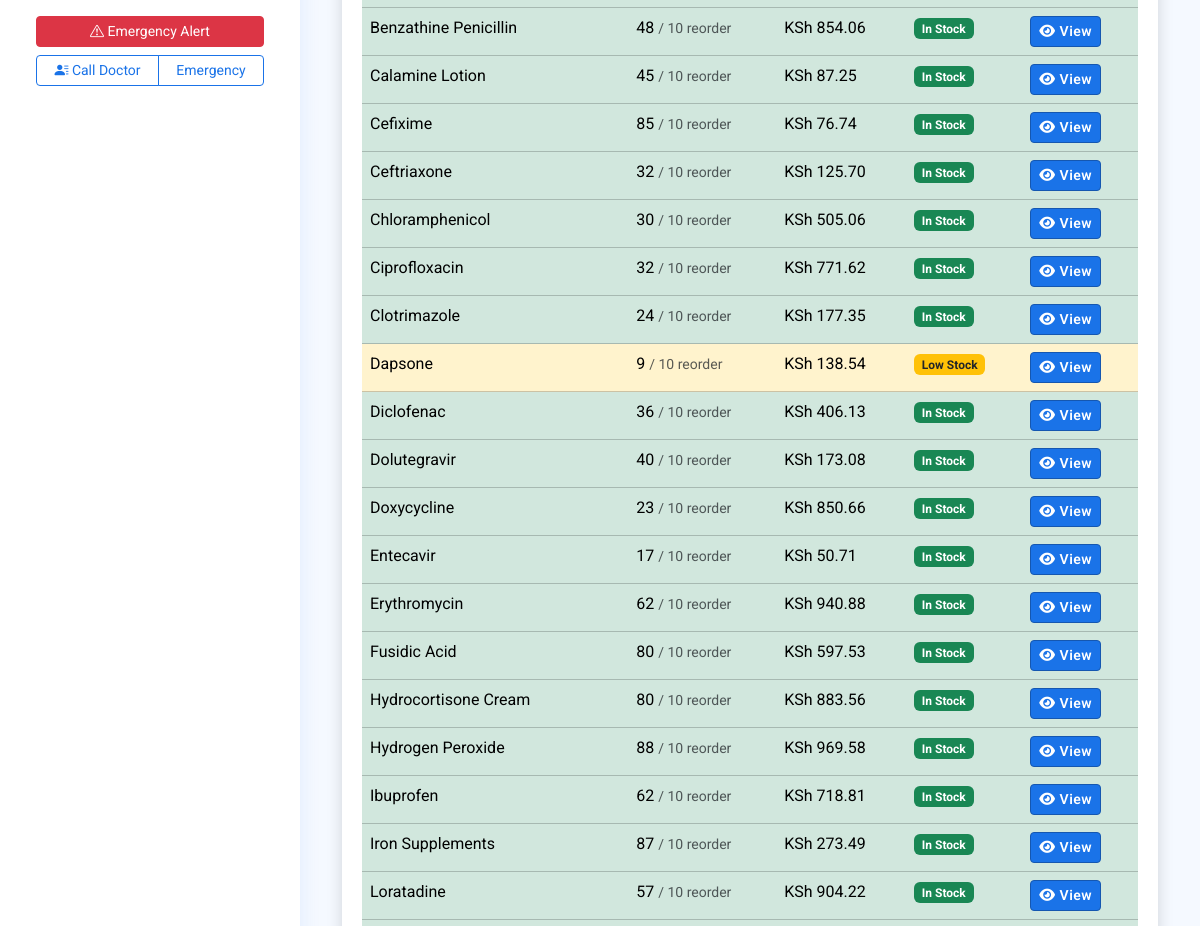
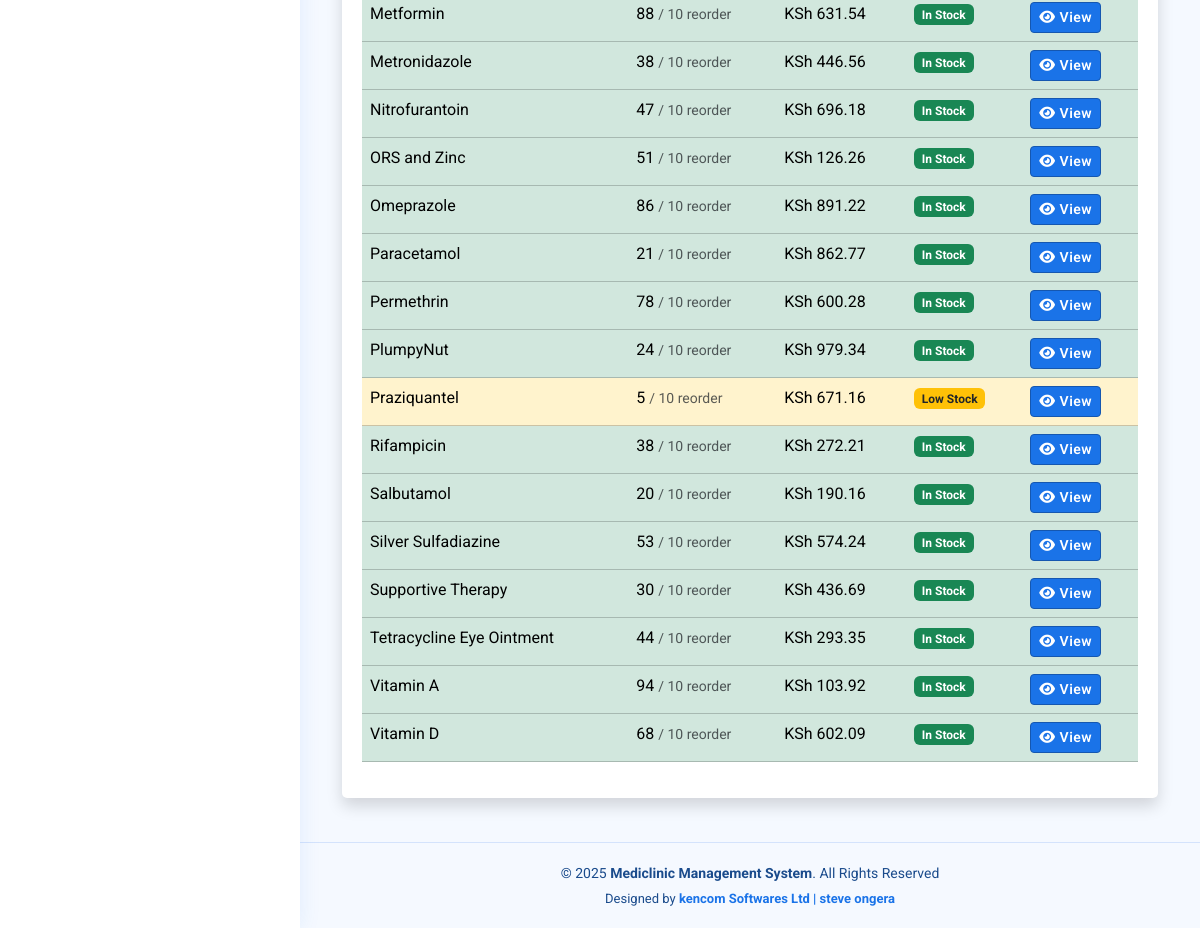
The app's page /medicine-categories/26/ (signed in, lower part), older data (2 pictures, top to bottom).
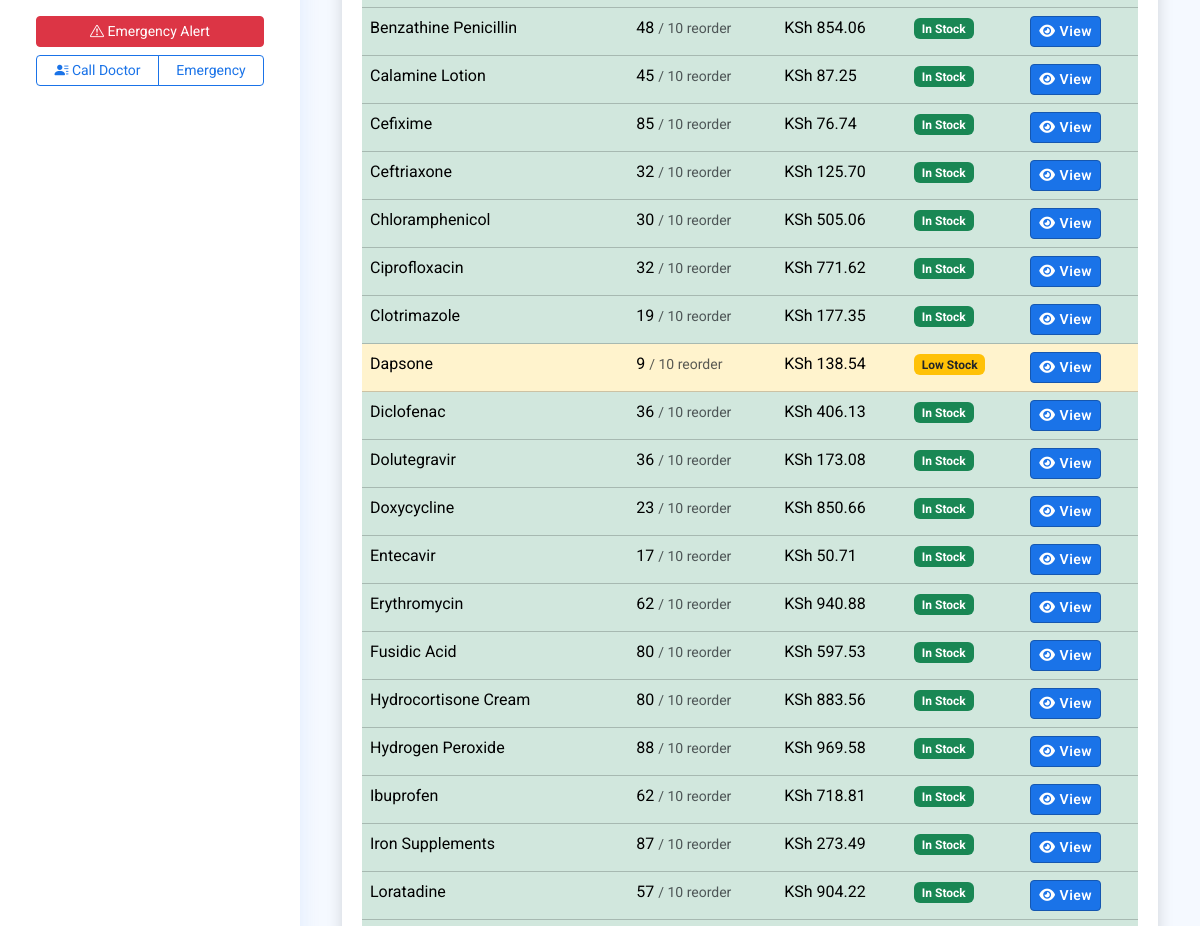
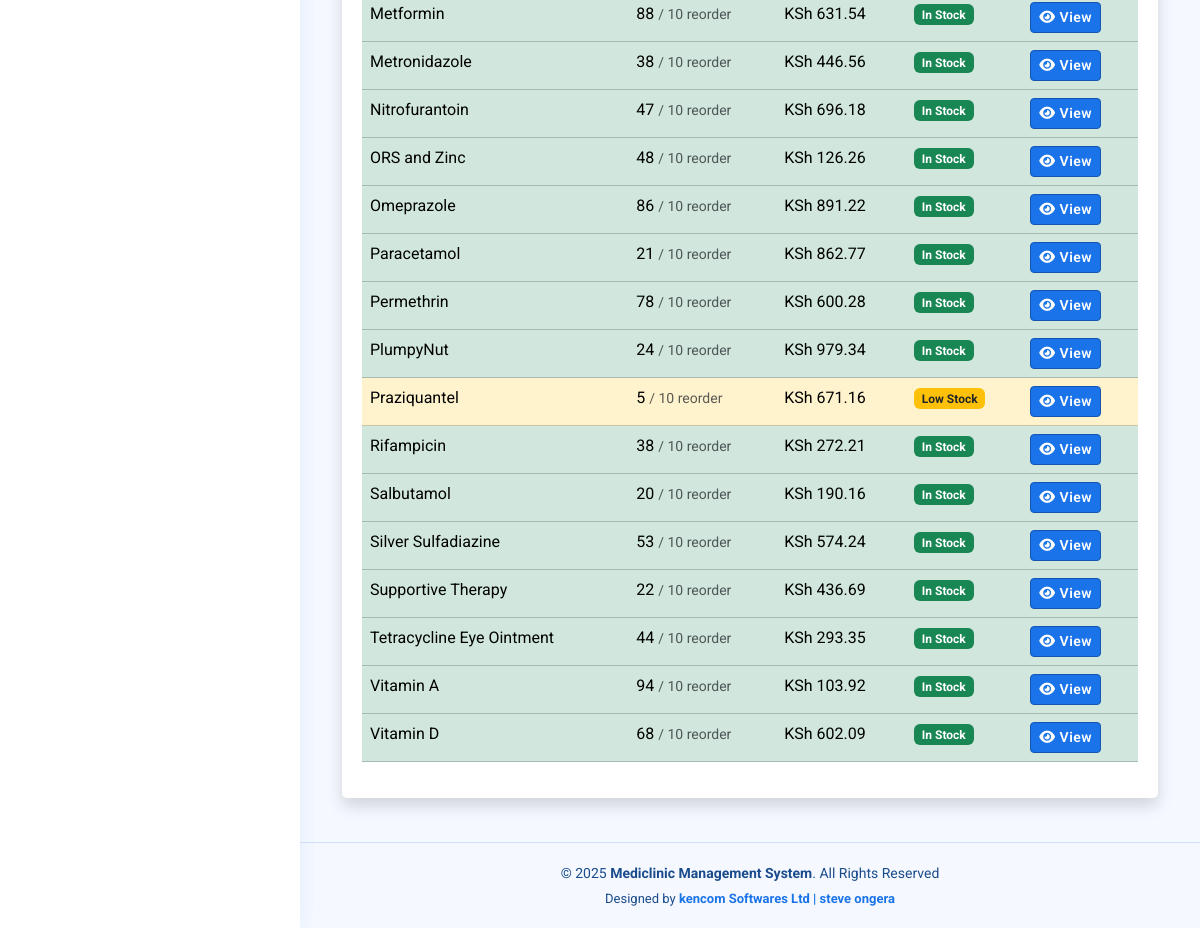
The same page, newer data (2 pictures, top to bottom).
### myapplication/models.py (models this page shows, shortened)
class Medicine(models.Model):
    name = models.CharField(max_length=200)
    category = models.ForeignKey('MedicineCategory', on_delete=models.SET_NULL, null=True, blank=True)
    description = models.TextField(blank=True, null=True)
    quantity_in_stock = models.PositiveIntegerField(default=0)
    unit_price = models.DecimalField(max_digits=10, decimal_places=2)
    reorder_level = models.PositiveIntegerField(default=10)
    manufacturer = models.CharField(max_length=200, blank=True, null=True)
    expiry_date = models.DateField(blank=True, null=True)
    batch_number = models.CharField(max_length=100, blank=True, null=True)
    image = models.ImageField(upload_to='medicine_images/', blank=True, null=True)  # ✅ New field
    created_at = models.DateTimeField(auto_now_add=True)
    updated_at = models.DateTimeField(auto_now=True)
    @property
    def is_low_stock(self):
        return self.quantity_in_stock <= self.reorder_level

### myapplication/views.py (the view)
# urls.py: path('medicine-categories/<int:category_id>/', views.medicine_category_detail, name='medicine_category_detail'),
@login_required
def medicine_category_detail(request, category_id):
    category = get_object_or_404(MedicineCategory, pk=category_id)
    medicines = Medicine.objects.filter(category=category).order_by('name')
    critical = medicines.filter(quantity_in_stock__lte=F('reorder_level')/2).count()
    warning = medicines.filter(
        quantity_in_stock__gt=F('reorder_level')/2,
        quantity_in_stock__lte=F('reorder_level')
    ).count()
    sufficient = medicines.filter(quantity_in_stock__gt=F('reorder_level')).count()
    context = {
        'category': category,
        'medicines': medicines,
        'critical_count': critical,
        'warning_count': warning,
        'sufficient_count': sufficient,
        'total_medicines': medicines.count(),
    }
    return render(request, 'medicines/category_detail.html', context)

### templates/medicines/category_detail.html (shortened to what this page needs)
{% extends 'base/base.html' %}
{% load static %}
{% block content %}
<div class="container-fluid">
    <div class="card shadow mb-4">
        <div class="card-body">
            {% if medicines %}
            <div class="table-responsive">
                <table class="table table-hover">
                    <tbody>
                        {% for medicine in medicines %}
                        <tr class="{% if medicine.quantity_in_stock <= medicine.reorder_level|divisibleby:2 %}table-danger
                                  {% elif medicine.is_low_stock %}table-warning
                                  {% else %}table-success{% endif %}">
                            <td>{{ medicine.name }}</td>
                            <td>
                                {{ medicine.quantity_in_stock }}
                                <small class="text-muted">/ {{ medicine.reorder_level }} reorder</small>
                            </td>
                            <td>KSh {{ medicine.unit_price }}</td>
                            <td>
                                {% if medicine.quantity_in_stock <= medicine.reorder_level|divisibleby:2 %}
                                <span class="badge bg-danger">Critical</span>
                                {% elif medicine.is_low_stock %}
                                <span class="badge bg-warning text-dark">Low Stock</span>
                                {% else %}
                                <span class="badge bg-success">In Stock</span>
                                {% endif %}
                            </td>
                            <td>
                                <a href="{% url 'medicine_detail' medicine.pk %}" class="btn btn-sm btn-primary">
                                    <i class="fas fa-eye"></i> View
                                </a>
                            </td>
                        </tr>
                        {% endfor %}
                    </tbody>
                </table>
            </div>
            {% endif %}
        </div>
    </div>
</div>
{% endblock %}

Row changes from the older to the newer data that the page shows:
changed Medicine "Clotrimazole": quantity_in_stock "24" → "19"
changed Medicine "Dolutegravir": quantity_in_stock "40" → "36"
changed Medicine "ORS and Zinc": quantity_in_stock "51" → "48"
changed Medicine "Supportive Therapy": quantity_in_stock "30" → "22"
